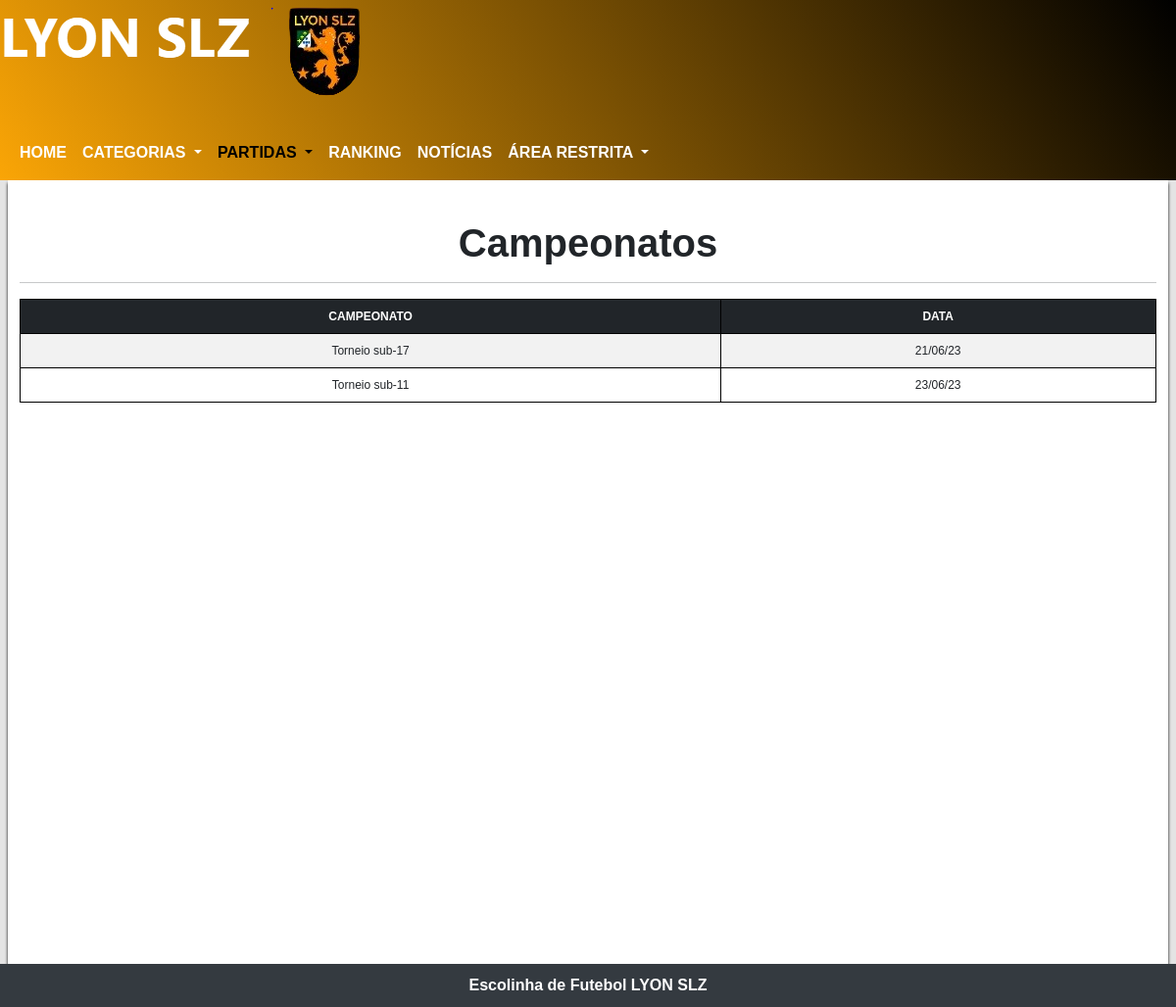
The page /campeonatosUser.php on the database as committed earlier.
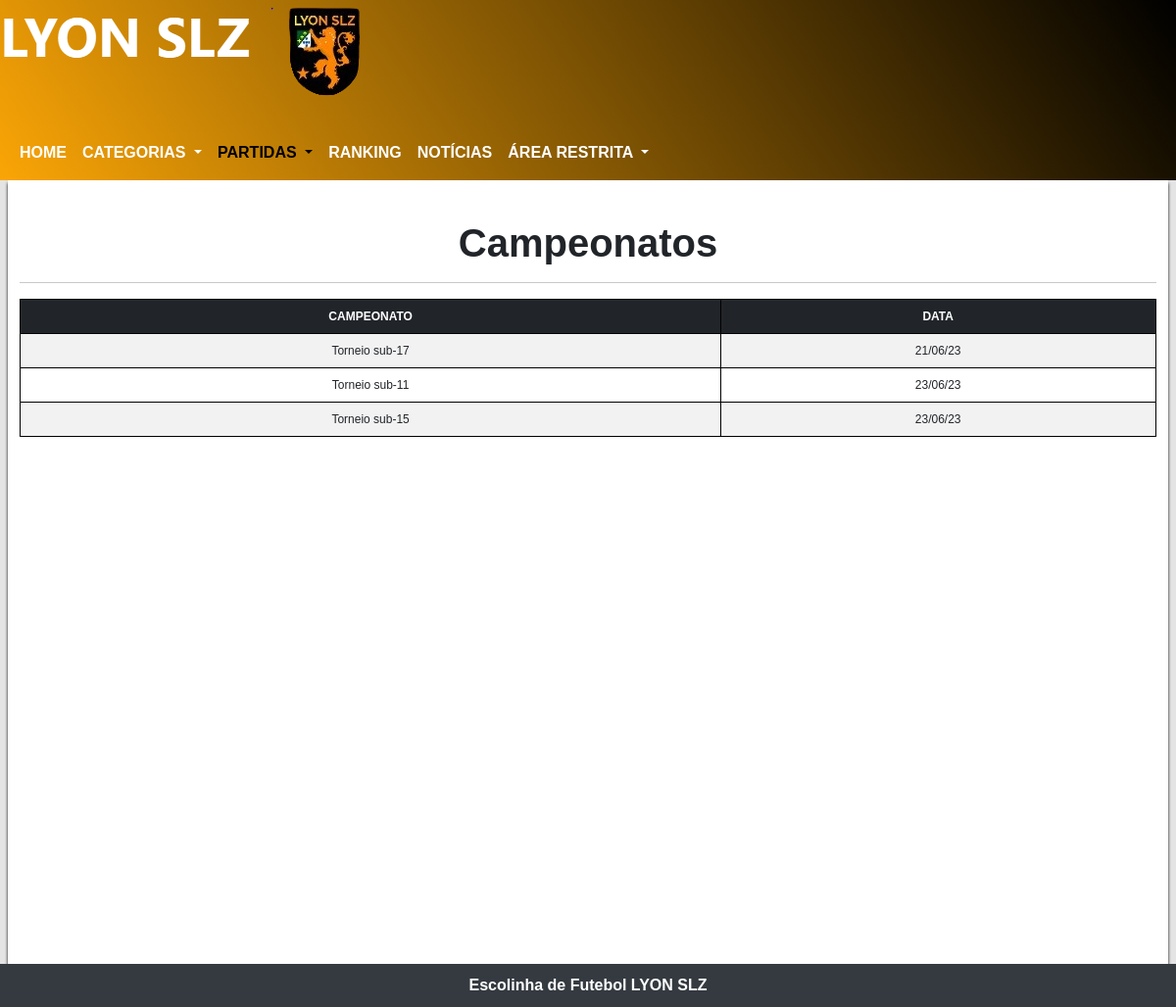
The same page on the database as committed later.
### tables this page shows
CREATE TABLE `tblcampeonato` (
  `id_campeonato` int(11) UNSIGNED NOT NULL,
  `nome_campeonato` varchar(255) NOT NULL,
  `data_campeonato` date NOT NULL
);

### campeonatosUser.php (the view, shortened to what this page needs)
<?php
include('db/conexao.php');
$sql = $pdo->prepare("SELECT * FROM tblcampeonato");
$sql->execute();
$dados = $sql->fetchAll();
?>
<!DOCTYPE html>
<html lang="pt-br">
<head>
    <link href="https://cdn.jsdelivr.net/npm/bootstrap@5.3.0/dist/css/bootstrap.min.css" rel="stylesheet">
    <link rel="stylesheet" href="css/navHamburguer.css">
    <link rel="stylesheet" href="css/layout.css">
    <link rel="stylesheet" href="lyon.jpg">
    <link rel="stylesheet" href="css/timeANDescudo.css">
    <link rel="stylesheet" href="css/update-delete.css">
</head>
<body>
    <div class="cabecalho">
        <picture>
            <source media="(max-width: 261px)" srcset='img/imgLogo/lyonSlzEscudo5.png' loading="lazy">
            <source media="(max-width: 269px)" srcset='img/imgLogo/lyonSlzEscudo4.png' loading="lazy">
            <source media="(max-width: 311px)" srcset='img/imgLogo/lyonSlzEscudo3.png' loading="lazy">
            <source media="(max-width: 375px)" srcset='img/imgLogo/lyonSlzEscudo2.png' loading="lazy">
            <img src="img/imgLogo/lyonSlzEscudo.png" alt="Escudo do time LYYON SLZ" loading="lazy">
        </picture>
        <nav class="navbar navbar-expand-lg mt-4">
            <div class="container-fluid">
                <div class="collapse navbar-collapse" id="navbarNavDropdown">
                    <ul class="navbar-nav">
                        <li class="nav-item">
                            <a class="nav-link" aria-current="page" href="home.php">HOME</a>
                        </li>
                        <li class="nav-item dropdown">
                            <a class="nav-link dropdown-toggle" href="#" role="button" data-bs-toggle="dropdown" aria-expanded="false">
                                CATEGORIAS
                            </a>
                        </li>
                        <li class="nav-item dropdown">
                            <a class="nav-link dropdown-toggle active" href="#" role="button" data-bs-toggle="dropdown" aria-expanded="false">
                                PARTIDAS
                            </a>
                        </li>
                        <li class="nav-item">
                            <a class="nav-link" aria-current="page" href="ranking.php">RANKING</a>
                        </li>
                        <li class="nav-item">
                            <a class="nav-link" href="noticiais.php">NOTÍCIAS</a>
                        </li>
                        <li class="nav-item dropdown">
                            <a class="nav-link dropdown-toggle" href="#" role="button" data-bs-toggle="dropdown" aria-expanded="false">
                                ÁREA RESTRITA
                            </a>
                        </li>
                    </ul>
                </div>
            </div>
        </nav>
    </div>
    <main>
        <div class="container-fluid">
            <h1 id="calendarioDeJogos">Campeonatos</h1>
            <hr>
            <?php
            $data_Atual = date("Y-m-d");
            if (count($dados) > 0) {
                echo "<div class='table table-responsive table-striped'>";
                echo "<table class='table table-striped'>
                  <thead class=table-dark>
                  <tr>
              <th>CAMPEONATO</th>
              <th>DATA</th>
                  </tr>
                  </thead>";
                foreach ($dados as $chaves => $valor) {
                    $dataJogo = $valor['data_campeonato'];
                    if (strtotime($dataJogo) >= strtotime($data_Atual)) {
                        echo "<tr>
                  <td>" . $valor['nome_campeonato'] . "</td>
                  <td>" . date("d/m/y", strtotime($valor['data_campeonato'])) . "</td>
            </tr>";
                    }
                }
                echo "</table>";
                echo "</div>";
            } else {
                echo "<p class='mt-4' style='text-align:center'>Nenhuma partida foi <a href='cadastroDePartidas.php'>cadastrada</a></p>";
            }
            ?>
        </div>
    </main>
    <footer>
        <p class="mb-0">Escolinha de Futebol LYON SLZ</p>
    </footer>
</body>
</html>

### css/navHamburguer.css (style rules this page uses)
.nav-link { color: white; font-weight: bold; font-size: 100%; }

### css/layout.css (style rules this page uses)
:root { --cor-fundo: linear-gradient(55deg, rgb(250, 165, 6), black); --cor-submenu: rgb(172, 114, 8); --cor-hover: rgb(226, 190, 30); --cor-primaria: rgb(231, 241, 236); }
body { background-color: rgb(228, 228, 228); }
main { background-color: white; min-height: 100vh; margin: auto; box-shadow: 0px 3px 3px 0px black; }
footer { background-color: #343a40; padding: 10px; }
footer>p { text-align: center; color: white; font-weight: bold; }

### css/timeANDescudo.css (style rules this page uses)
div.cabecalho { background: linear-gradient(55deg, rgb(250, 165, 6), black); }

### campeonatosUser.php (style rules this page uses)
body { font-family: Arial, Helvetica, sans-serif; }
#calendarioDeJogos { text-align: center; padding-top: 5vh; font-weight: bold; }
table { width: 100%; }
td, th { padding: 5px; text-align: center; border: solid 1px black; font-size: 12px; }
main { width: 98.6vw; }

Rows that differ between the two databases and show on the page:
added tblcampeonato: nome_campeonato "Torneio sub-15", data_campeonato "23/06/23"
